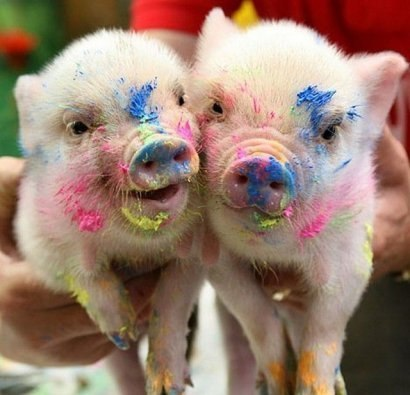
#> input picture LAB3/imgs-P3/1330546519_1-2.jpg, 410 x 395 px; its folder holds 4 pictures in this run
$ python LAB3_Fure.py
#> lines starting #> are read from the running program, lines starting #| are printed output that depends on the picture
import numpy as np
import matplotlib.pyplot as plt
import os
from PIL import Image
from scipy.fft import fft2, ifft2

def load_and_resize_images_from_folder(folder, target_size=(1024, 1024)):
#> called with folder = './imgs-P3/', target_size = (1024, 1024)
    images = []
    for filename in os.listdir(folder):
        if filename.lower().endswith(('.jpg', '.png', '.jpeg')):
            img_path = os.path.join(folder, filename)
            with Image.open(img_path) as img:
#> img is the input picture: PIL image 410x395 RGB; mean R, G, B 153.3, 126.3, 111.5
                img_resized = img.resize(target_size)
#> pass 3 of the loop in load_and_resize_images_from_folder, `for filename in os.listdir(folder):`:
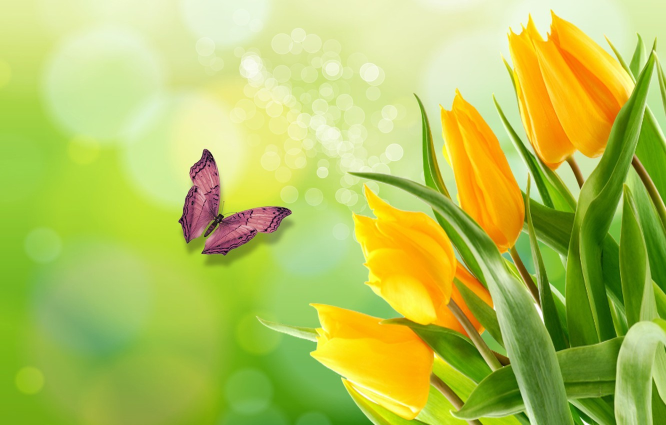
#> input picture LAB3/imgs-P3/1589183669_1.jpg, 1332 x 850 px (shown at 1/2 size)
#> in load_and_resize_images_from_folder, img is the input picture: PIL image 1332x850 RGB; mean R, G, B 179.5, 196.8, 89
#> in load_and_resize_images_from_folder, `img_resized = img.resize(target_size)`:
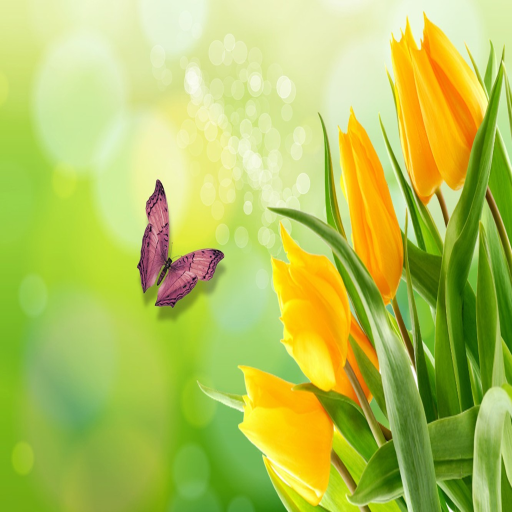
#> img_resized: PIL image 1024x1024 RGB (shown at 1/2 size); mean R, G, B 179.5, 196.8, 89
#> the loop made 4 passes; the first 3 are shown
                images.append(np.array(img_resized.convert('L')))
    return images


def demonstrate_ft_linearity(image1, image2):
    lambda_values = [0, 0.25, 0.5, 0.75, 1]
    plt.figure(figsize=(15, 10))
    for i, lambda_val in enumerate(lambda_values):
        combined_image = lambda_val * fft2(image1) + (1 - lambda_val) * fft2(image2)
        combined_image = ifft2(combined_image)
        plt.subplot(2, 3, i+1)
        plt.imshow(np.abs(combined_image), cmap='gray')
        plt.title(f'λ={lambda_val}')
        plt.axis('off')
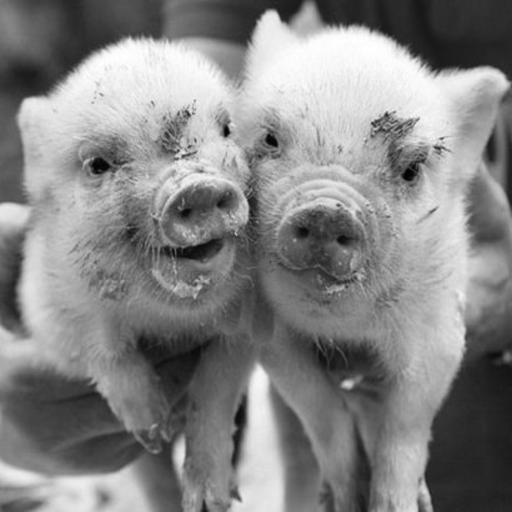
#> image1: shape (1024, 1024) (shown at 1/2 size); min 0, max 255, mean 132.7
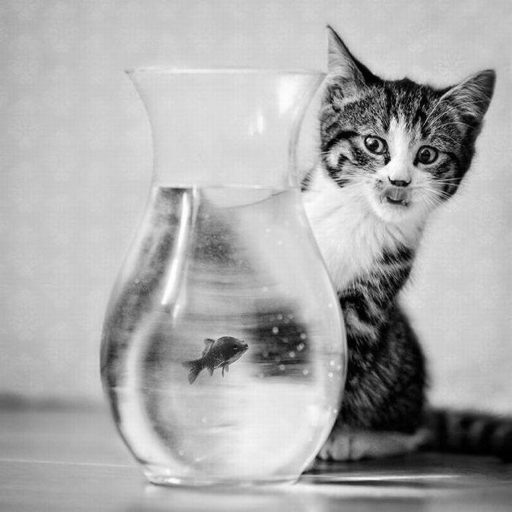
#> image2: shape (1024, 1024) (shown at 1/2 size); min 0, max 255, mean 171.1
    plt.suptitle('Inverse Transform of Combined FT for Different λ Values')
    plt.show()
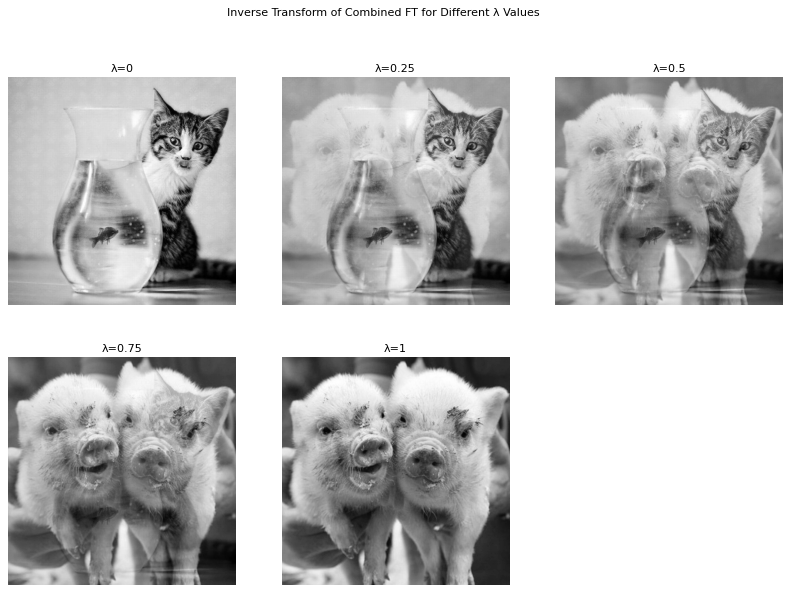
#> figure drawn by matplotlib, 5 panels


folder_path = './imgs-P3/'

loaded_images = load_and_resize_images_from_folder(folder_path)

    # Demonstrate FT linearity with the first two images (if available)
if len(loaded_images) >= 2:
        demonstrate_ft_linearity(loaded_images[0], loaded_images[1])
else:
    print("No images found in the specified directory.")
